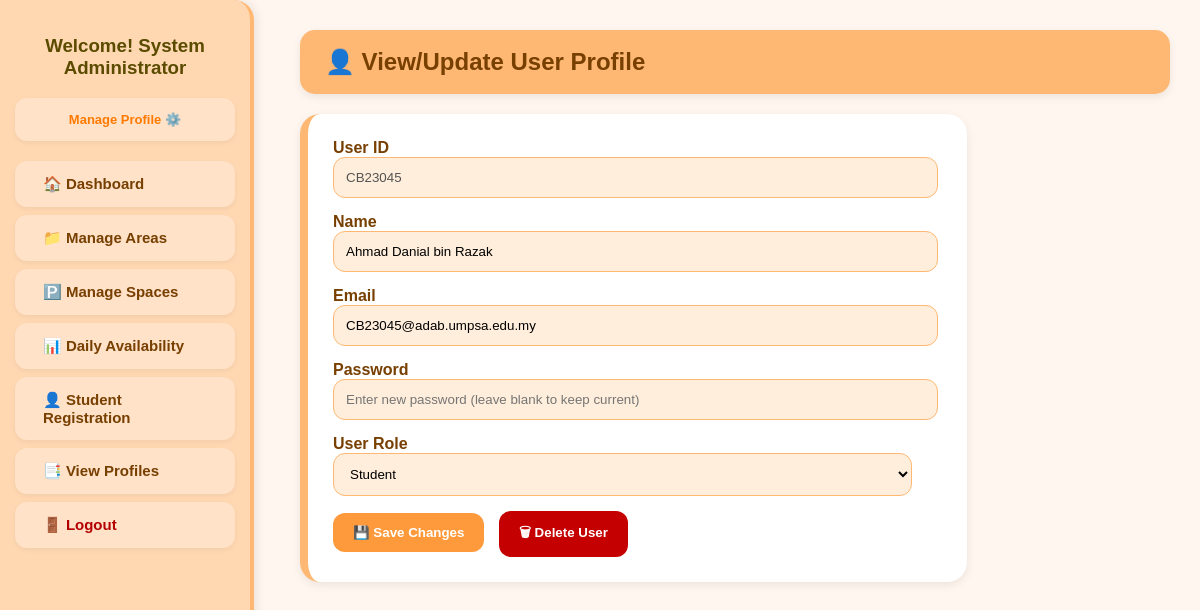
The app's page /Module1/admin_user_view.php?id=CB23045 (signed in) with its own data.
### tables this page shows
CREATE TABLE `user` (
  `UserID` varchar(10) NOT NULL,
  `UserName` varchar(100) NOT NULL,
  `UserEmail` varchar(100) NOT NULL,
  `UserPassword` varchar(255) NOT NULL,
  `UserRole` varchar(50) NOT NULL
);

### Module1/admin_user_view.php (the view, shortened to what this page needs)
<?php
require_once '../config.php';
$userID = $_GET['id'];
$sql = mysqli_query($conn, "SELECT * FROM User WHERE UserID = '$userID'");
$user = mysqli_fetch_assoc($sql);
?>
<!DOCTYPE html>
<html>
<head>
    <link rel="stylesheet" href="../templates/admin_style.css">
</head>
<body>
<?php include '../templates/admin_sidebar.php'; ?>
<div class="main-content">
    <div class="header">👤 View/Update User Profile</div>
    <div class="view-box">
        <form method="POST">
            <label>User ID</label>
            <input type="text" value="<?= $user['UserID'] ?>" disabled>
            <label>Name</label>
            <input type="text" name="name" value="<?= $user['UserName'] ?>" required>
            <label>Email</label>
            <input type="email" name="email" value="<?= $user['UserEmail'] ?>" required>
            <label>Password</label>
            <input type="password" name="password" placeholder="Enter new password (leave blank to keep current)">
            <label>User Role</label>
            <select name="role" required>
                <option value="Student" <?= $user['UserRole'] === 'Student' ? 'selected' : '' ?>>
                    Student
                </option>
            </select>
            <button type="submit" name="update" class="btn-save">💾 Save Changes</button>
            <button type="submit" name="delete" class="btn-delete"
                onclick="return confirm('Are you sure you want to delete this user? This action cannot be undone!');">
                🗑 Delete User
            </button>
        </form>
    </div>
</div>
</body>
</html>

### templates/admin_style.css (style rules this page uses)
body { margin: 0; font-family: "Poppins", Arial, sans-serif; background: #FFF7EF; display: flex; }
.main-content { margin-left: 270px; padding: 30px; width: calc(100% - 270px); }
.header { background: #FFB873; padding: 18px 25px; border-radius: 15px; margin-bottom: 20px; font-size: 24px; font-weight: 700; color: #773f00; box-shadow: 0 3px 8px rgba(0,0,0,0.08); }

### Module1/admin_user_view.php (style rules this page uses)
.view-box { background: #fff; padding: 25px; border-radius: 20px; width: 70%; border-left: 8px solid #FFB873; box-shadow: 0 3px 10px rgba(0,0,0,0.08); }
label { font-weight: 600; color: #773f00; }
input, select { width: 95%; padding: 12px; border: 1px solid #FFB873; border-radius: 12px; background: #FFEEDB; margin-bottom: 15px; }
.btn-save { background: #FF9A3C; padding: 12px 20px; color: white; border-radius: 12px; font-weight: 700; border: none; }
.btn-delete { background: #C40000; padding: 12px 20px; color: white; border-radius: 12px; margin-left: 10px; font-weight: 700; border: none; }

### records on screen
user: UserID "CB23045", name "Ahmad Danial bin Razak", email "CB23045@adab.umpsa.edu.my", role "Student"

### other values on screen
$_SESSION['UserName'] "System Administrator"
